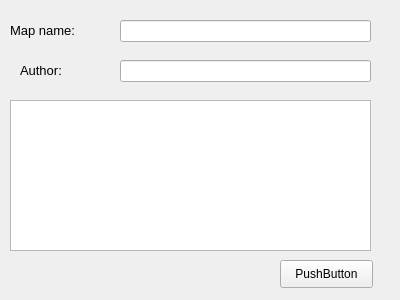
<?xml version="1.0" encoding="UTF-8"?>
<ui version="4.0">
 <class>Form</class>
 <widget class="QWidget" name="Form">
  <property name="geometry">
   <rect>
    <x>0</x>
    <y>0</y>
    <width>400</width>
    <height>300</height>
   </rect>
  </property>
  <property name="windowTitle">
   <string>Form</string>
  </property>
  <widget class="QLabel" name="label">
   <property name="geometry">
    <rect>
     <x>10</x>
     <y>15</y>
     <width>121</width>
     <height>31</height>
    </rect>
   </property>
   <property name="font">
    <font>
     <pointsize>10</pointsize>
    </font>
   </property>
   <property name="text">
    <string>Map name:</string>
   </property>
  </widget>
  <widget class="QLineEdit" name="lineEdit">
   <property name="geometry">
    <rect>
     <x>120</x>
     <y>20</y>
     <width>251</width>
     <height>22</height>
    </rect>
   </property>
  </widget>
  <widget class="QLabel" name="label_2">
   <property name="geometry">
    <rect>
     <x>20</x>
     <y>55</y>
     <width>121</width>
     <height>31</height>
    </rect>
   </property>
   <property name="font">
    <font>
     <pointsize>10</pointsize>
    </font>
   </property>
   <property name="text">
    <string>Author: </string>
   </property>
  </widget>
  <widget class="QLineEdit" name="lineEdit_2">
   <property name="geometry">
    <rect>
     <x>120</x>
     <y>60</y>
     <width>251</width>
     <height>22</height>
    </rect>
   </property>
  </widget>
  <widget class="QPushButton" name="pushButton">
   <property name="geometry">
    <rect>
     <x>280</x>
     <y>260</y>
     <width>93</width>
     <height>28</height>
    </rect>
   </property>
   <property name="text">
    <string>PushButton</string>
   </property>
  </widget>
  <widget class="QTableView" name="tableView">
   <property name="geometry">
    <rect>
     <x>10</x>
     <y>100</y>
     <width>361</width>
     <height>151</height>
    </rect>
   </property>
  </widget>
 </widget>
 <resources/>
 <connections/>
</ui>
